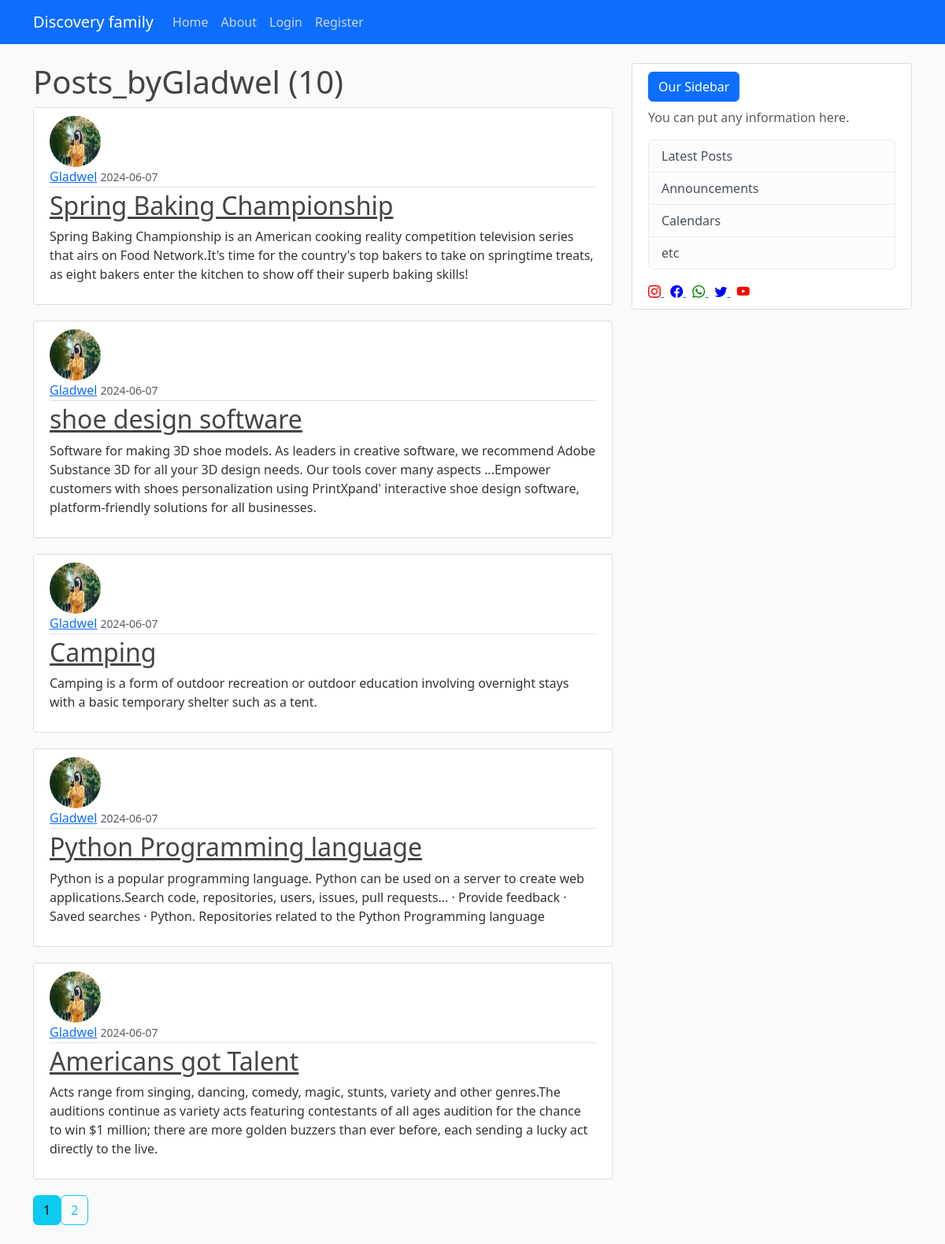
Page /user/Gladwel on the earlier database version.
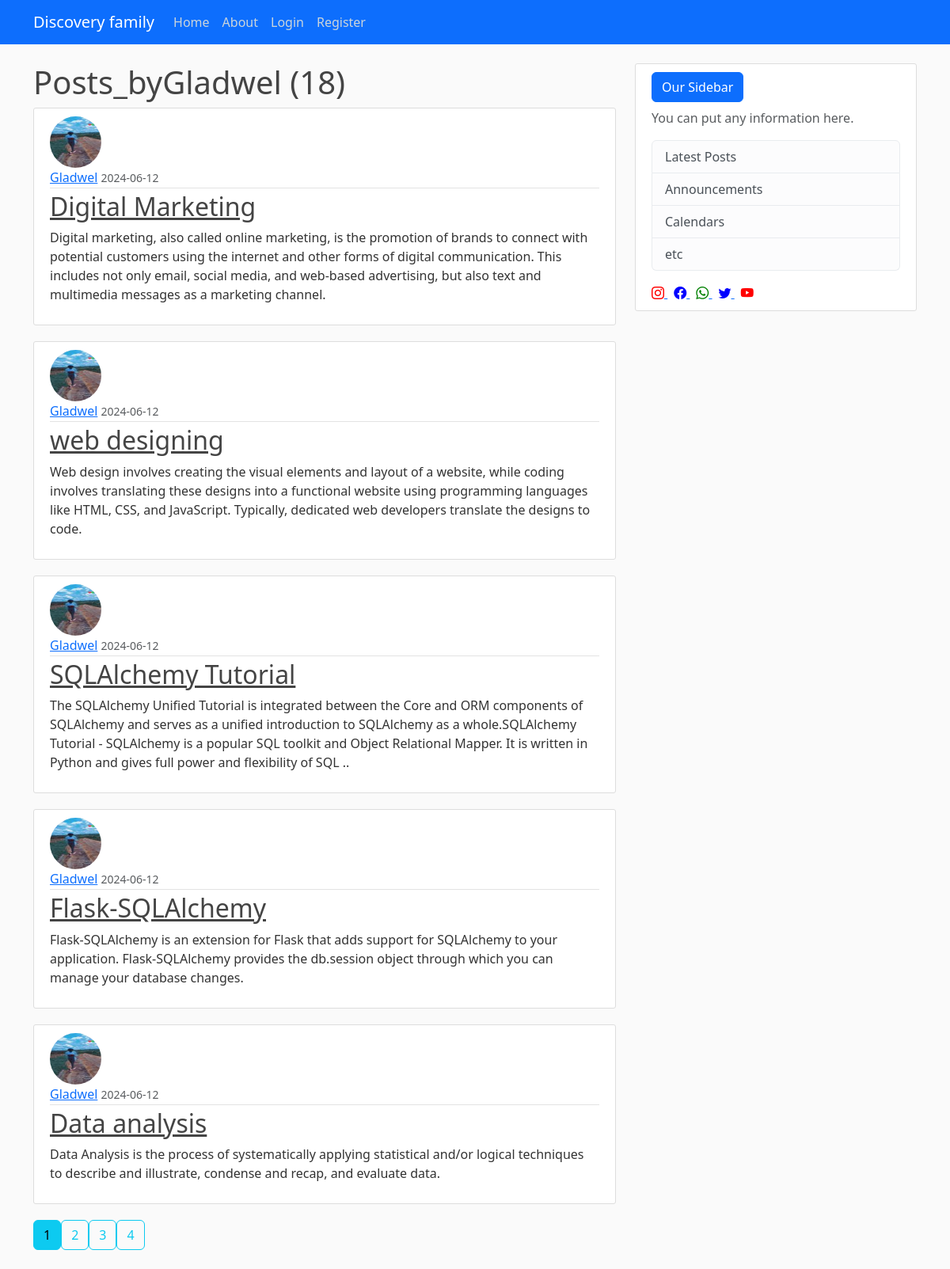
Same page on the later database version.
### app/models.py (models this page shows, shortened)
class User(db.Model, UserMixin):
    id = db.Column(db.Integer, primary_key=True)
    username = db.Column(db.String(12), unique=True, nullable=False)
    email = db.Column(db.String(120), unique=True, nullable=False)
    image_file = db.Column(db.String(20), nullable=False, default='default.jpeg')
    password = db.Column(db.String(60), nullable=False)
    posts = db.relationship('Post', backref='author', lazy=True)

class Post(db.Model):
    id = db.Column(db.Integer, primary_key=True)
    title = db.Column(db.String(100), nullable=False)
    content = db.Column(db.Text, nullable=False)
    date_posted = db.Column(db.DateTime, nullable=False, default=datetime.utcnow)
    user_id = db.Column(db.Integer, db.ForeignKey('user.id'), nullable=False)

### app/route.py (the view)
@app.route("/user/<string:username>")
def user_posts(username):
    page = request.args.get('page', 1, type=int)
    user = User.query.filter_by(username=username).first_or_404()
    posts = Post.query.filter_by(author=user).order_by(Post.date_posted.desc()).paginate(page=page, per_page=5)
    return render_template("user_post.html", posts=posts, user=user)

### app/templates/user_post.html
{% extends "base.html" %}
{% block content %}
<h1>Posts_by{{ user.username }} ({{ posts.total }})</h1>
{% for post in posts.items %}
<article class="media content-section">
  <img
    class="rounded-circle article-img"
    src="{{ url_for('static', filename='profile_pics/' + post.author.image_file) }}"
    alt="{{ post.author.username }}"
  />
  <div class="media-body">
    <div class="article-metadata">
      <a class="mr-2" href="{{ url_for('user_posts',username=post.author.username) }}">{{ post.author.username }}</a>
      <small class="text-muted">{{ post.date_posted.strftime('%Y-%m-%d') }}</small>
    </div>
    <h2><a class="article-title" href="{{ url_for('post', post_id=post.id) }}">{{ post.title }}</a></h2>
    <p class="article-content">{{ post.content }}</p>
  </div>
</article>
{% endfor %}
<div class="pagination">
  {% for page_num in posts.iter_pages() %}
    {% if page_num %}
    {% if posts.page ==page_num %}
    <a class="btn btn-info mb-4" href="{{ url_for('user_posts',username=user.username, page=page_num) }}">{{ page_num }}</a>
    {% else %}
    <a class="btn btn-outline-info mb-4" href="{{ url_for('user_posts',username=user.username, page=page_num) }}">{{ page_num }}</a>
    {% endif %}
      {% else %}
      ...
    {% endif %}
  {% endfor %}
</div>
{% endblock %}

Differences in the rows shown:
no longer on this page (row edited): Post: image_file (picture), author.username "Gladwel", date_posted "2024-06-07", title "shoe design software", content "Software for making 3D shoe models. As leaders in creative software, we recommend Adobe Substance 3D for all your 3D design needs. Our tools cover many aspects ...Empower customers with shoes personalization using PrintXpand' interactive shoe design software, platform-friendly solutions for all businesses."
no longer on this page (row edited): Post: image_file (picture), author.username "Gladwel", date_posted "2024-06-07", title "Camping", content "Camping is a form of outdoor recreation or outdoor education involving overnight stays with a basic temporary shelter such as a tent."
no longer on this page (row edited): Post: image_file (picture), author.username "Gladwel", date_posted "2024-06-07", title "Python Programming language", content "Python is a popular programming language. Python can be used on a server to create web applications.Search code, repositories, users, issues, pull requests... · Provide feedback · Saved searches · Python. Repositories related to the Python Programming language"
no longer on this page (row edited): Post: image_file (picture), author.username "Gladwel", date_posted "2024-06-07", title "Americans got Talent", content "Acts range from singing, dancing, comedy, magic, stunts, variety and other genres.The auditions continue as variety acts featuring contestants of all ages audition for the chance to win $1 million; there are more golden buzzers than ever before, each sending a lucky act directly to the live."
changed User: username "He_Gatchu2" → "Gladwel" (drawn)
added Post: image_file (picture), author.username "Gladwel", date_posted "2024-06-12", title "Digital Marketing", content "Digital marketing, also called online marketing, is the promotion of brands to connect with potential customers using the internet and other forms of digital communication. This includes not only email, social media, and web-based advertising, but also text and multimedia messages as a marketing channel."
added Post: image_file (picture), author.username "Gladwel", date_posted "2024-06-12", title "web designing", content "Web design involves creating the visual elements and layout of a website, while coding involves translating these designs into a functional website using programming languages like HTML, CSS, and JavaScript. Typically, dedicated web developers translate the designs to code."
added Post: image_file (picture), author.username "Gladwel", date_posted "2024-06-12", title "SQLAlchemy Tutorial", content "The SQLAlchemy Unified Tutorial is integrated between the Core and ORM components of SQLAlchemy and serves as a unified introduction to SQLAlchemy as a whole.SQLAlchemy Tutorial - SQLAlchemy is a popular SQL toolkit and Object Relational Mapper. It is written in Python and gives full power and flexibility of SQL .."
added Post: image_file (picture), author.username "Gladwel", date_posted "2024-06-12", title "Flask-SQLAlchemy", content "Flask-SQLAlchemy is an extension for Flask that adds support for SQLAlchemy to your application. Flask-SQLAlchemy provides the db.session object through which you can manage your database changes."
changed Post: image_file: a different picture; date_posted "2024-06-07" → "2024-06-12"; title "Spring Baking Championship" → "Data analysis"; content "Spring Baking Championship is an American cooking reality competition television series that airs on Food Network.It's time for the country's top bakers to take on springtime treats, as eight bakers enter the kitchen to show off their superb baking skills!" → "Data Analysis is the process of systematically applying statistical and/or logical techniques to describe and illustrate, condense and recap, and evaluate data."
Other differences:
{{ posts.total }}: "10" → "18"
new list line: "3"
new list line: "4"
